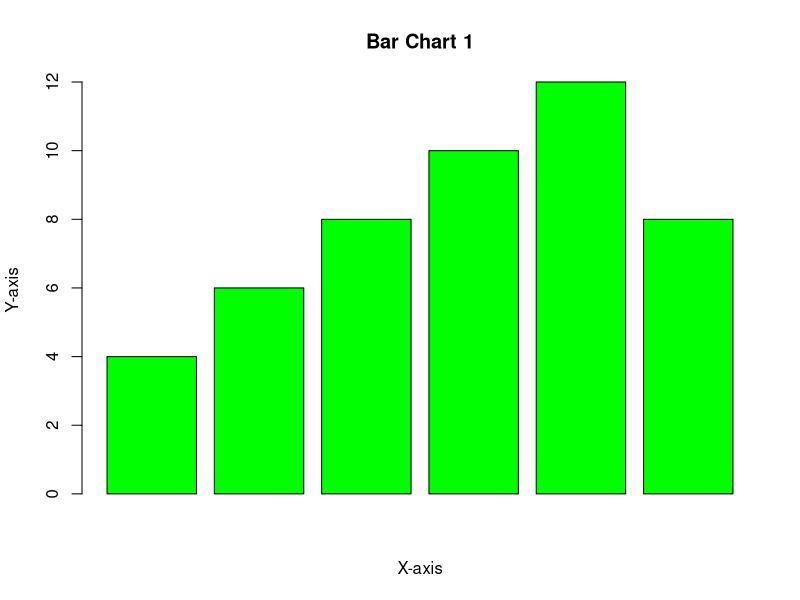
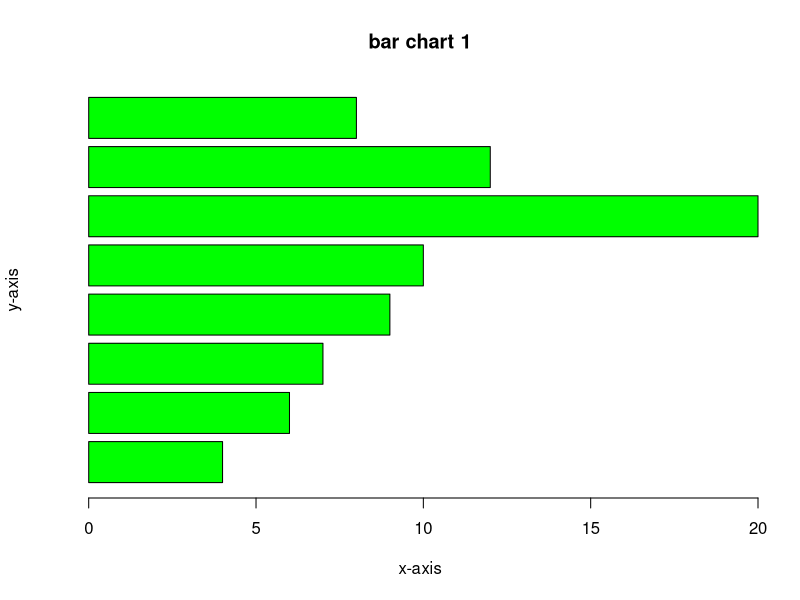
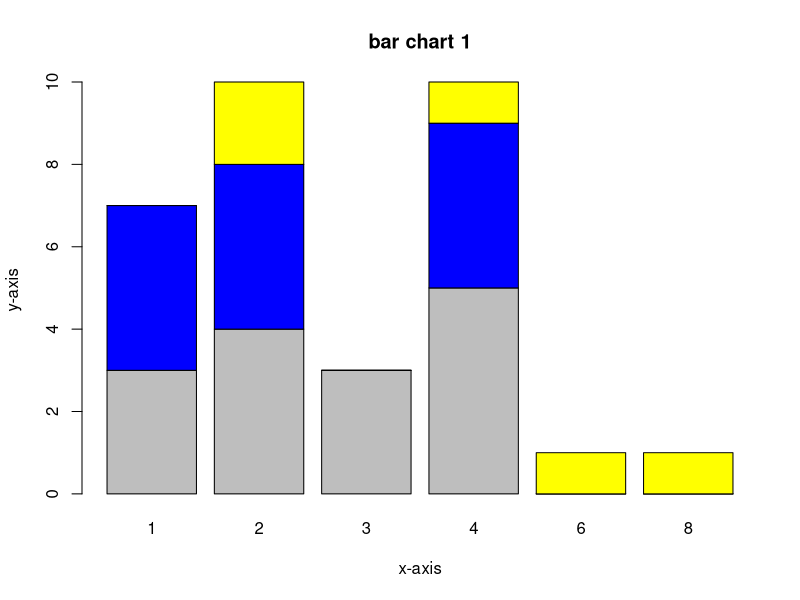
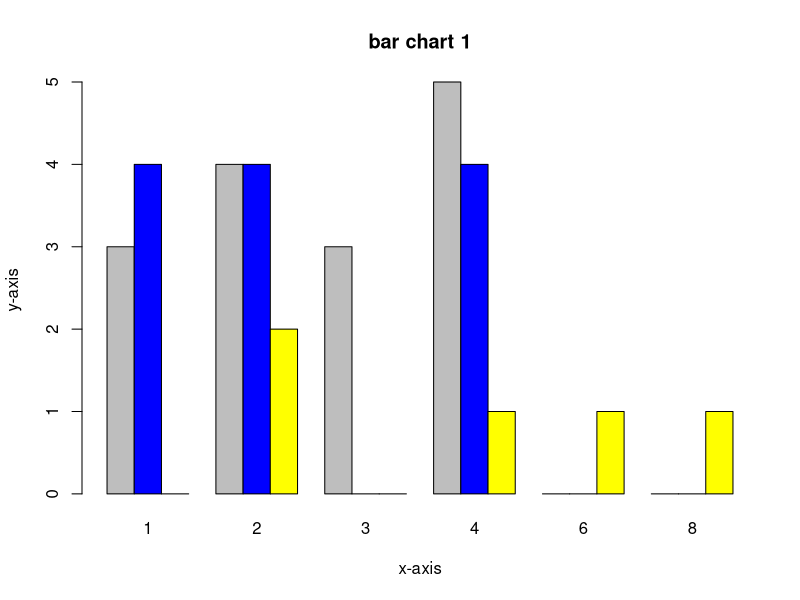
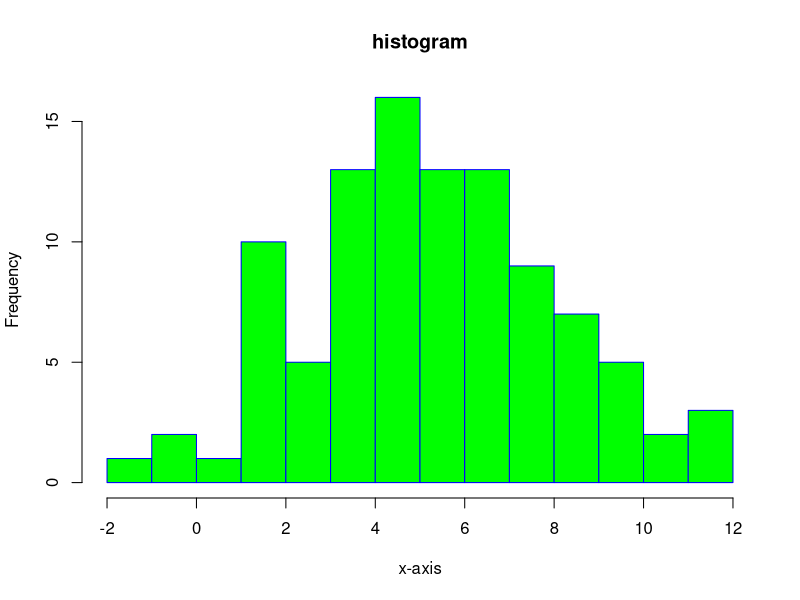
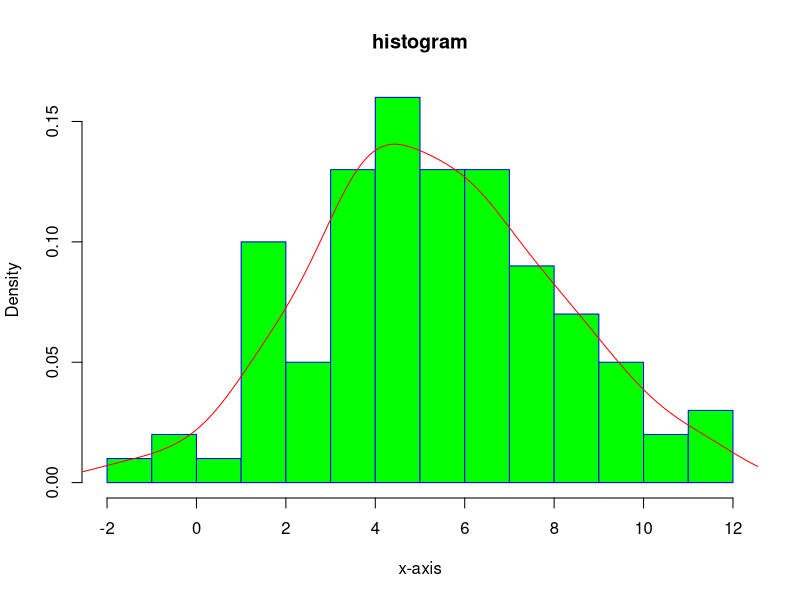
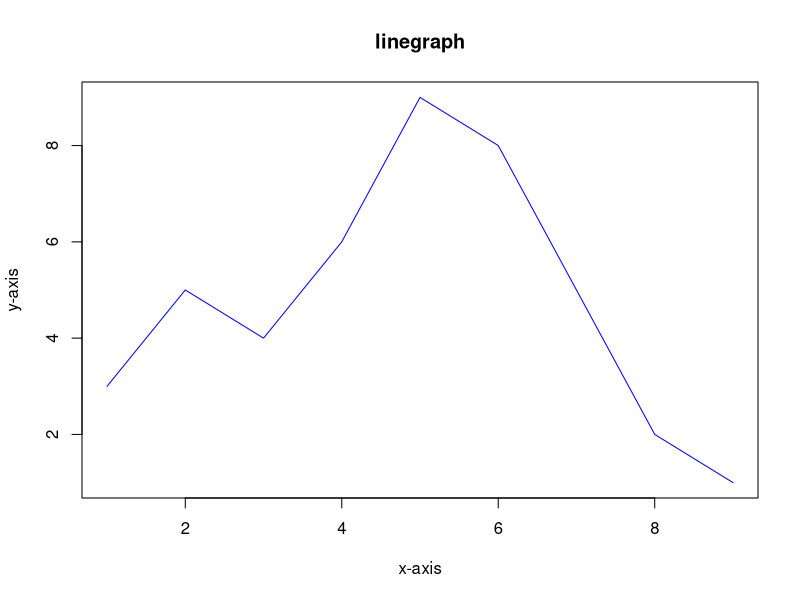
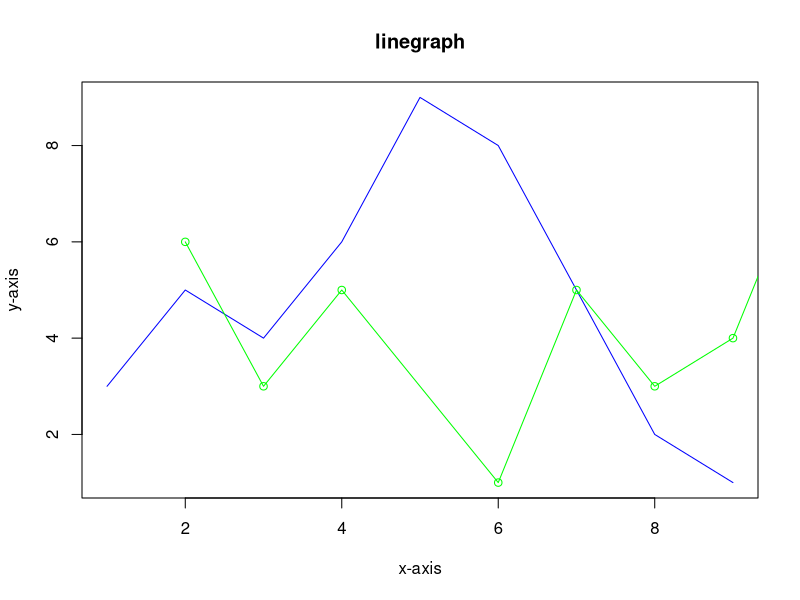

Source code (R) for these figures, in order:
# Gráfico de barras e histograma
data <- c(4,6,8,10,12,8)
barplot(data,xlab = "X-axis",ylab = "Y-axis",main = "Bar Chart 1", col = "green")

# Exportar el grafico como imagen
png(filename = "barchart.png", width = 800, height = 600)
barplot(data, xlab="x-axis", ylab="y-axis", main="bar chart 1", col="green")
dev.off()

# Grafica de barras horizontal
data <- c(4, 6, 7, 9, 10, 20, 12, 8)
barplot(data, xlab="x-axis", ylab="y-axis", main="bar chart 1",col = "green",horiz = TRUE)

# Diagrama de barras apiladas
data("mtcars")
data<-table(mtcars$gear,mtcars$carb)
data

barplot(data, xlab="x-axis", ylab="y-axis", main="bar chart 1", col=c("grey", "blue", "yellow"))

# Un gráfico de barras agrupadas
barplot(data, xlab="x-axis", ylab="y-axis", main="bar chart 1", col=c("grey", "blue", "yellow"),beside=TRUE)



# Histogramas
set.seed(123)
data1 <- rnorm(100, mean=5, sd=3)
hist(data1, main="histogram", xlab="x-axis", col="green",border="blue", breaks=10)


# Graficar un histograma con una línea de densidad
hist(data1, main="histogram", xlab="x-axis", col="green", border="blue", breaks=10,freq=FALSE)
lines(density(data1), col="red")

# Gráfico de líneas y gráfico circular
x <- c(1, 2, 3, 4, 5, 6, 8, 9)
y <- c(3, 5, 4, 6, 9, 8, 2, 1)
plot(x, y, type="l", xlab="x-axis", ylab="y-axis", main="linegraph", col="blue")

# Grafico de lineas multiple
x.1 <- c(2, 3, 4, 6, 7, 8, 9, 10)
y.1 <- c(6, 3, 5, 1, 5, 3, 4, 8)
plot(x, y, type="l", xlab="x-axis", ylab="y-axis", main="linegraph", col="blue")
lines(x.1, y.1, type="o", col="green")# type = "o" te dará un gráfico de líneas con un punto

# Grafico circular
x <- c(10, 30, 60, 10, 50)
labels <- c("one", "two", "three", "four", "five")
pie(x, labels, main="Pie Chart")

# Para trazar un gráfico circular 3D, debes instalar la biblioteca plotrix
library(plotrix)
pie3D(x, labels=labels, explode=0.1, main="Pie Chart")
